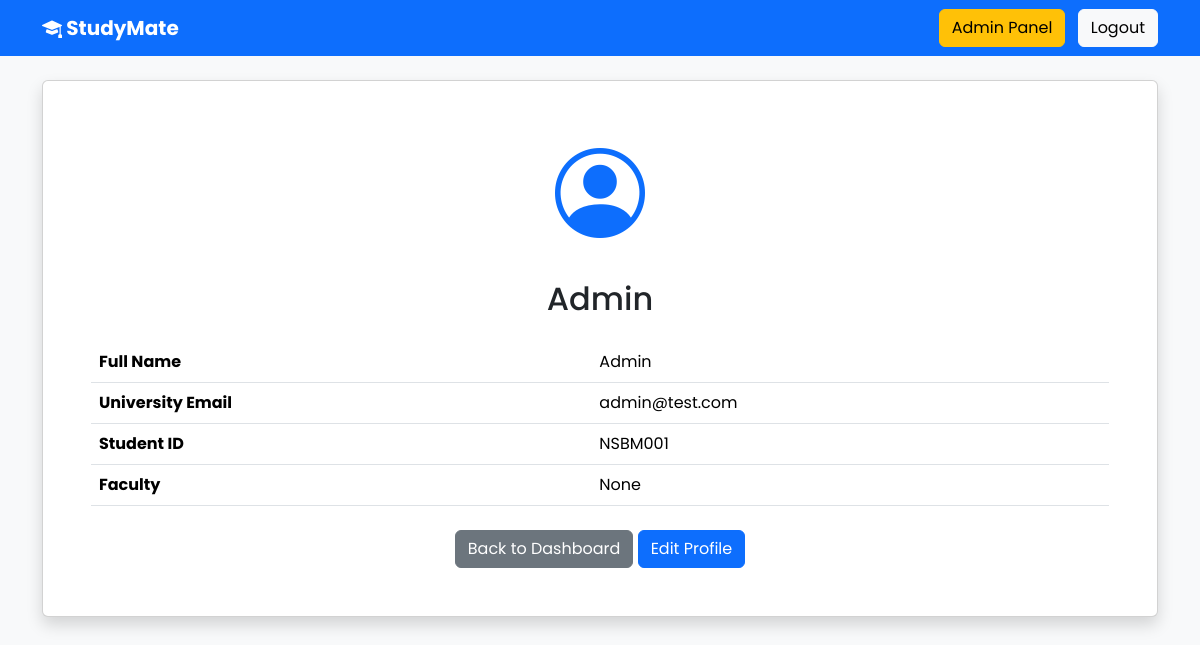
The app's page /profile.php (signed in) with its own data.
### tables this page shows
CREATE TABLE `users` (
  `id` int(11) NOT NULL,
  `full_name` varchar(100) NOT NULL,
  `university_email` varchar(100) NOT NULL,
  `student_id` varchar(50) NOT NULL,
  `faculty` varchar(100) NOT NULL,
  `password` varchar(255) NOT NULL,
  `created_at` timestamp NOT NULL DEFAULT current_timestamp(),
  `role` varchar(20) NOT NULL DEFAULT 'student'
);

### profile.php (the view, shortened to what this page needs)
<?php
include 'includes/db.php';
$id = $_SESSION['user_id'];
$sql = "SELECT *
        FROM users
        WHERE id = ?";
$stmt = $conn->prepare($sql);
$stmt->bind_param("i", $id);
$stmt->execute();
$result = $stmt->get_result();
$user = $result->fetch_assoc();
?>
<?php include 'includes/header.php'; ?>
<div class="card shadow">
    <div class="card-body p-5">
        <div class="text-center mb-4">
            <i
                class="bi bi-person-circle text-primary"
                style="font-size:90px;">
            </i>
            <h2 class="mt-3">
                <?php echo htmlspecialchars($user['full_name']); ?>
            </h2>
        </div>
        <table class="table">
            <tr>
                <th>Full Name</th>
                <td>
                    <?php echo htmlspecialchars($user['full_name']); ?>
                </td>
            </tr>
            <tr>
                <th>University Email</th>
                <td>
                    <?php echo htmlspecialchars($user['university_email']); ?>
                </td>
            </tr>
            <tr>
                <th>Student ID</th>
                <td>
                    <?php echo htmlspecialchars($user['student_id']); ?>
                </td>
            </tr>
            <tr>
                <th>Faculty</th>
                <td>
                    <?php echo htmlspecialchars($user['faculty']); ?>
                </td>
            </tr>
        </table>
        <div class="text-center mt-4">
            <a
                href="dashboard.php"
                class="btn btn-secondary">
                Back to Dashboard
            </a>
            <a
                href="edit_profile.php"
                class="btn btn-primary">
                Edit Profile
            </a>
        </div>
    </div>
</div>
<?php include 'includes/footer.php'; ?>

### assets/css/dashboard.css (style rules this page uses)
body { background:#f5f7fb; font-family:'Poppins',sans-serif; }

### records on screen
users: full_name "Admin", university_email "admin@test.com", student "NSBM001", faculty "None"
